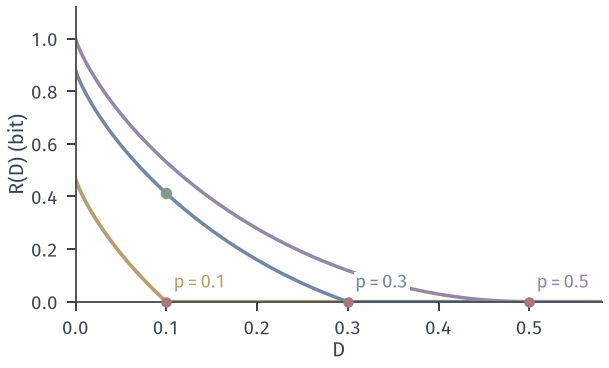

Write the Python code that produced this figure.
"""Binary rate-distortion functions R(D)=h2(p)-h2(D), 0<=D<=min(p,1-p), Hamming distortion,
p=0.1 (yellow), 0.3 (blue, running example), 0.5 (purple). Red: D_max=min(p,1-p); green: (0.1,0.4123)."""
from pathlib import Path
import sys
HERE = Path(__file__).resolve().parent
sys.path.insert(0, str(HERE.parent/'rd-common'))
from common import *

fig, ax = figure(width_mm=86, height_mm=52)
D = np.linspace(0, .58, 600)
for p, c, y in ((.1, YELLOW, .5), (.3, BLUE, .9), (.5, PURPLE, 1.0)):
    ax.plot(D, rd_binary(D, p), color=c, lw=1.5 if c == YELLOW else 1.4)
    dot(ax, p, 0, RED)
    lab(ax, p+.008, .035, f'$p={p}$', c, ha='left', va='bottom', zorder=7,
        bbox=dict(facecolor='white', edgecolor='none', pad=.6))
dot(ax, .1, float(rd_binary(.1)), GREEN, ms=4.6)
ax.set_xlim(0, .58); ax.set_ylim(0, 1.12)
ax.set_xticks([0, .1, .2, .3, .4, .5])
axlab(ax, '$D$', '$R(D)$ (bit)')
save(fig, HERE, 'figure', {'h2': {p: h2(p) for p in (.1, .3, .5)}, 'R(0.1;0.3)': float(rd_binary(.1))})
